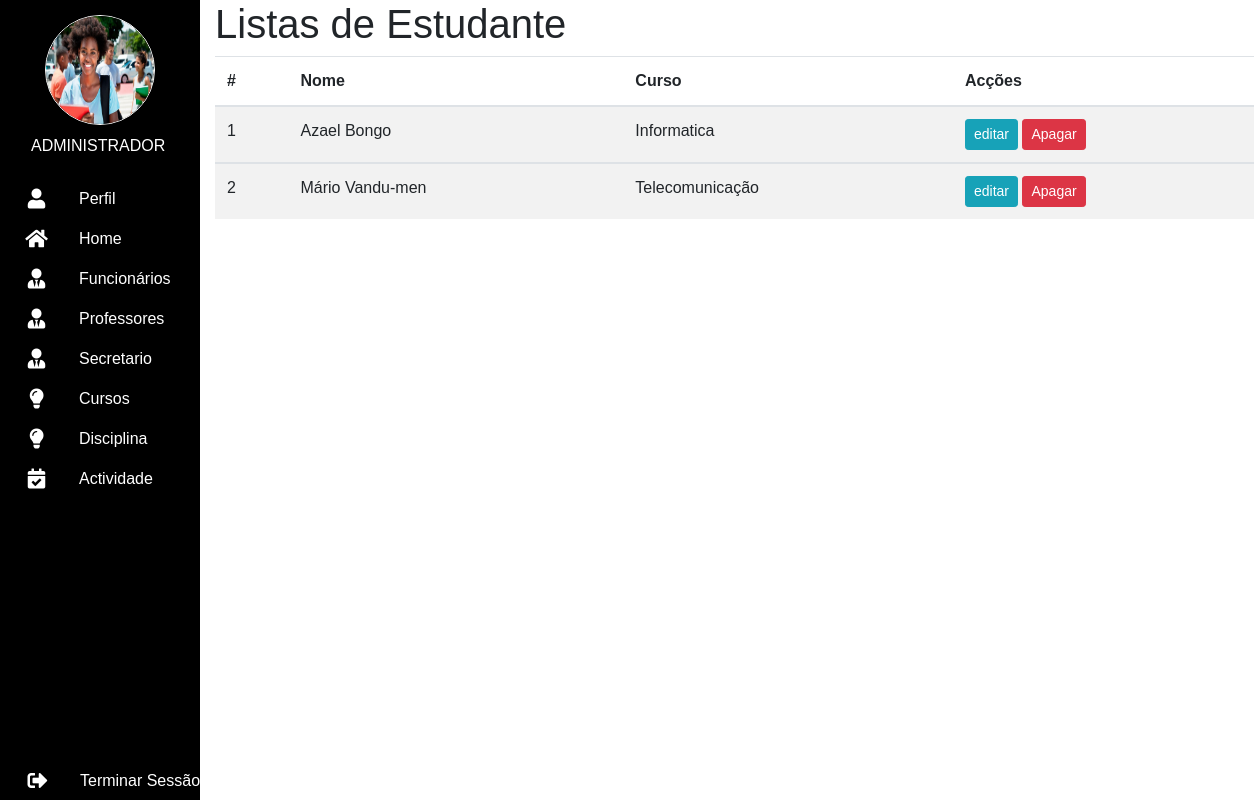
The page /admin/listar_estudante.php (signed in) on the database its author committed.
### tables this page shows
CREATE TABLE `estudante` (
  `id_estudante` int(11) NOT NULL,
  `id_curso` int(11) NOT NULL,
  `nome_estudante` varchar(100) NOT NULL,
  `email` varchar(100) NOT NULL,
  `senha` varchar(200) NOT NULL,
  `telefone` varchar(9) DEFAULT NULL,
  `endereco` varchar(50) DEFAULT NULL,
  `foto` varchar(100) NOT NULL,
  `numeroBI` varchar(16) NOT NULL,
  `sexo` varchar(30) NOT NULL
);

CREATE TABLE `cursos` (
  `id_curso` int(11) NOT NULL,
  `id_disciplina` int(11) NOT NULL,
  `nome_curso` varchar(100) NOT NULL
);

### admin/listar_estudante.php (the view, shortened to what this page needs)
<?php
require_once "../config/conexao.php";
$resul = $conectar->query("SELECT * FROM estudante join cursos on estudante.id_curso=cursos.id_curso ");
?>
<!DOCTYPE html>
<html lang="pt-br">
<head>
    <link rel="stylesheet" href="https://cdn.jsdelivr.net/npm/bootstrap@4.3.1/dist/css/bootstrap.min.css">
    <link rel="stylesheet" href="https://cdnjs.cloudflare.com/ajax/libs/font-awesome/5.15.4/css/all.min.css">
    <link rel="stylesheet" href="../css/navbar.css">
    <link rel="stylesheet" href="../css/professor.css">
    <link rel="stylesheet" href="../css/botoes.css">
</head>
<body>
<header>
<nav>
                    <ul>
                         <div class="div-foto"><img class="foto-perfil" src="../img/estudante-negra.jpg" alt=""></div>
                         <li><div class="li-div"><p class="p">ADMINISTRADOR</p></div></li>
                         <li><a href="perfil_adm.php" class="li-link"><i class="fas fa-user"></i><span class="nav-item">Perfil</span></a></li>
                         <li><a href="adm.php" class="li-link"><i class="fas fa-home"></i><span class="nav-item">Home</span></a></li>
                         <li><a href="funcionario.php" class="li-link"><i class="fas fa-user-tie"></i><span class="nav-item">Funcionários</span></a></li>
                         <li><a href="professor.php" class="li-link"><i class="fas fa-user-tie"></i><span class="nav-item">Professores</span></a></li>
                         <li><a href="secretario.php" class="li-link"><i class="fas fa-user-tie"></i><span class="nav-item">Secretario</span></a></li>
                         <li><a href="listar_curso.php" class="li-link"><i class="fas fa-lightbulb"></i><span class="nav-item">Cursos</span></a></li>
                         <li><a href="disciplina.php" class="li-link"><i class="fas fa-lightbulb"></i><span class="nav-item">Disciplina</span></a></li>
                         <li><a href="actividade_geral.php" class="li-link"><i class="fas fa-calendar-check"></i><span class="nav-item">Actividade</span></a></li>
                         <li><a href="../sair.php" class="logo-out"><i class="fas fa-sign-out-alt"></i><span class="nav-item">Terminar Sessão</span></a></li>
                    </ul>
               </nav>
          </header>
        <section class="section-formulario">
    <div class="container" style>
            <div class="page-header">
                <h1>Listas de Estudante</h1>
            </div>
           <table class="table table-striped table-hover ">
                <thead>
                    <tr>
                        <th colspan="1">#</th>
                        <th>Nome</th>
                        <th> Curso </th>
                        <th>Acções</th>
                    </tr>
                </thead>
                <?php
                    while ($row = $resul->fetchObject()) {
                    ?>
                    <tbody>
                        <tr>
                            <td ><?=$row->id_estudante?></td>
                            <td><?=$row->nome_estudante?></td>
                            <td><?=$row->nome_curso?></td>
                            <td>
                                <a href="editar_curso.php?id=<?=$row->id_estudante?>" class="btn btn-info btn-lg btn-sm btn-xr color-white" title="Editar curso">editar</a>
                                <a href="apagar_curso.php?id=<?=$row->id_estudante?>" class="btn btn-danger btn-lg btn-sm btn-xr color-white" title="Apagar curso">Apagar</a>
                            </td>
                        </tr>
                       <?php
                    }
                       ?>
                    </tbody>
           </table>
    </div>
    </section>
</body>
</html>

### css/navbar.css (style rules this page uses)
* { margin: 0; padding: 0; outline: none; border: none; text-decoration: none; box-sizing: border-box; font-family: 'Gill Sans', 'Gill Sans MT', Calibri, 'Trebuchet MS', sans-serif; }
.div-foto { width: 100%; height: auto; border-radius: 30%; text-align: center; margin-top: 15px; }
.foto-perfil { border: 1px solid white; width: 110px; height: 110px; border-radius: 50%; text-align: center; }
nav { position: fixed; top: 0; bottom: 0; left: 0; height: 100%; margin: 0 ; background-color: black; width: 200px; overflow: hidden; box-shadow: 0 20px 35px rgba(0, 0, 0, 0.1); }
.p { position: relative; list-style: none; top: 4px; padding-left: 27px; height: 27px; }
.li-link, .li-div, .logo-out { position: relative; color: white; display: table; width: 300px; outline: none; padding: 4px; transition: 0.5s; border-top: 0.5px solid transparent; border-bottom: 0.5px solid transparent; }
.fas { position: relative; width: 65px; height: 30px; top: 6px; font-size: 20px; text-align: center; }
.nav-item { position: relative; top: 4px; margin-left: 10px; }
.logo-out { position: absolute; bottom: 0; padding-left: 5px; color: white; text-decoration: none; color: white; }

### css/professor.css (style rules this page uses)
.section-formulario { position: absolute; top: 0; left: 200px; background-color: #fff; width: 87%; flex-direction: row; height: 100%; }
.btn { display: inline-block; text-align: center; align-items: center; justify-content: center; }

### rows shown on the page
estudante: id_estudante "1", nome_estudante "Azael Bongo", id_curso.nome_curso "Informatica"
estudante: id_estudante "2", nome_estudante "Mário Vandu-men", id_curso.nome_curso "Telecomunicação"
